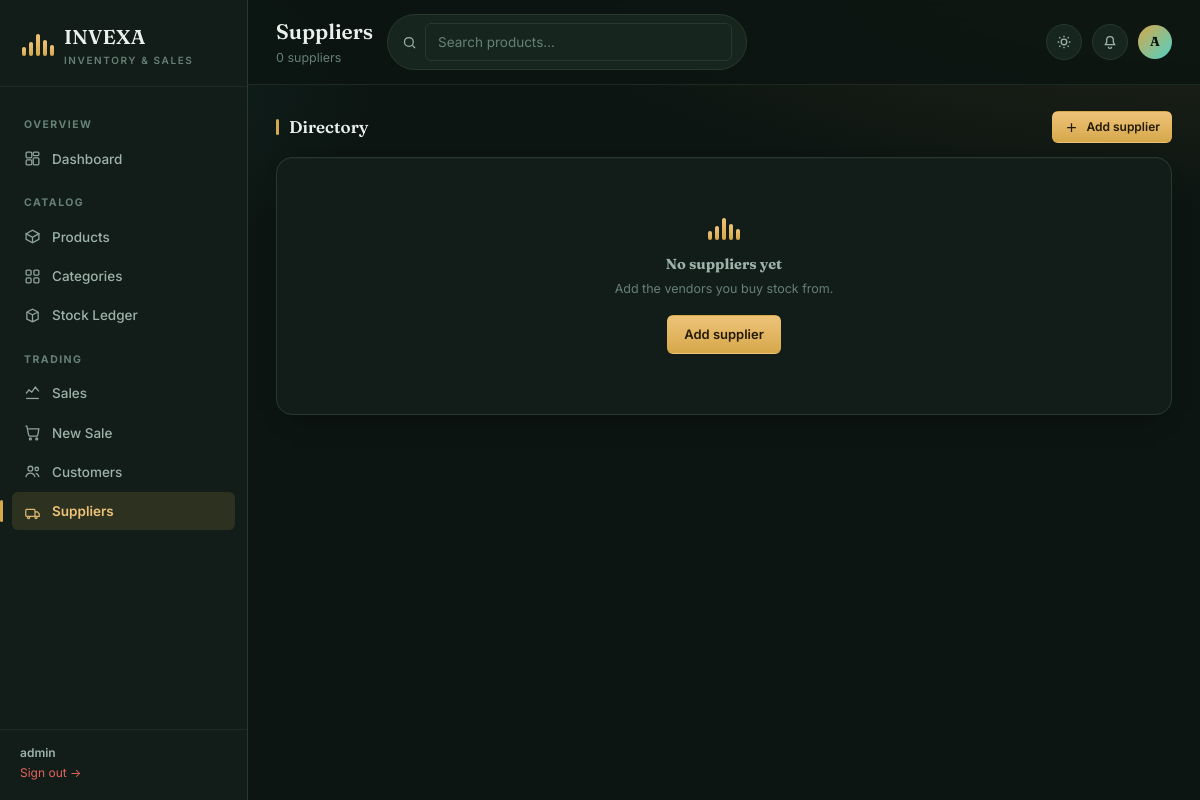
The page /suppliers (signed in) on the database as committed earlier.
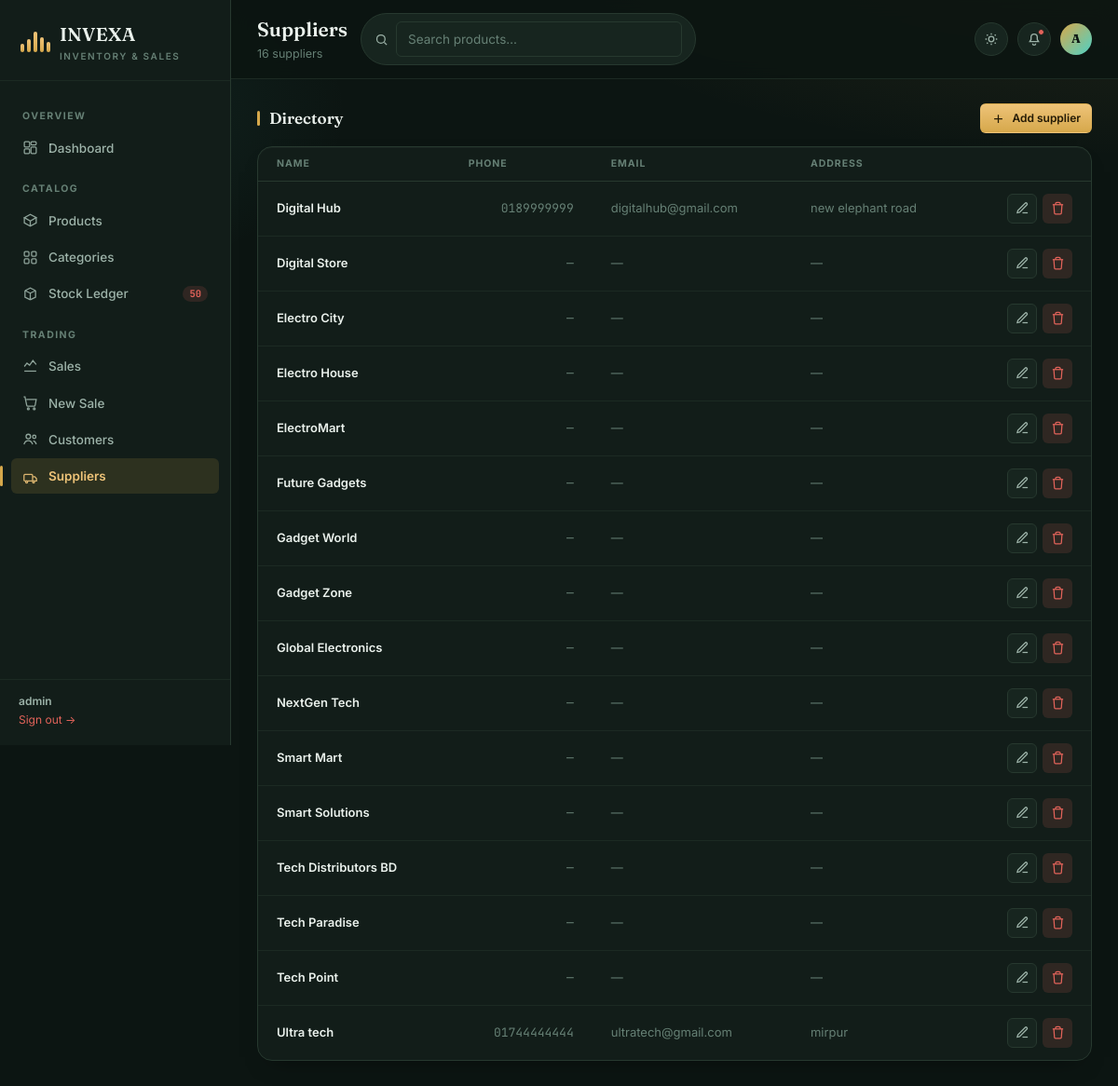
The same page on the database as committed later.
### tables this page shows
CREATE TABLE suppliers (id INTEGER PRIMARY KEY, name TEXT, phone TEXT, email TEXT, address TEXT);

### app.py (the view)
@app.route("/suppliers")
@login_required
def suppliers():
    db = get_db()
    supplier_list = db.execute("SELECT * FROM suppliers ORDER BY name").fetchall()
    return render_template("suppliers.html", suppliers=supplier_list)

### app.py (called while the page is built)
def get_db():
    if "db" not in g:
        g.db = sqlite3.connect(DB_PATH)
        g.db.row_factory = sqlite3.Row
        g.db.execute("PRAGMA foreign_keys = ON")
    return g.db

def login_required(view):
    @wraps(view)
    def wrapped(*args, **kwargs):
        if not session.get("logged_in"):
            return redirect(url_for("login"))
        return view(*args, **kwargs)
    return wrapped

@app.context_processor
def inject_globals():
    low_stock_count = 0
    if session.get("logged_in"):
        db = get_db()
        low_stock_count = db.execute(
            "SELECT COUNT(*) FROM products WHERE quantity <= minimum_stock"
        ).fetchone()[0]
    return {
        "app_name": APP_NAME,
        "current_user": session.get("username"),
        "low_stock_count": low_stock_count,
    }

### templates/suppliers.html (shortened to what this page needs)
{% extends "base.html" %}
{% set active_page = 'suppliers' %}
{% block page_title %}Suppliers{% endblock %}
{% block page_sub %}<p>{{ suppliers|length }} supplier{{ 's' if suppliers|length != 1 }}</p>{% endblock %}
{% block content %}
<div class="section-head" style="margin-top:0;">
  <h2>Directory</h2>
  <a class="btn btn-primary btn-sm" href="{{ url_for('add_supplier') }}">
    <svg viewBox="0 0 24 24" width="14" height="14" fill="none" stroke="currentColor" stroke-width="2"><path d="M12 5v14M5 12h14"/></svg>
    Add supplier
  </a>
</div>
<div class="card">
  {% if suppliers|length > 0 %}
  <div class="table-wrap">
    <table class="ledger">
      <thead><tr><th>Name</th><th>Phone</th><th>Email</th><th>Address</th><th></th></tr></thead>
      <tbody>
        {% for s in suppliers %}
        <tr>
          <td class="row-title">{{ s.name }}</td>
          <td class="muted num">{{ s.phone or '—' }}</td>
          <td class="muted">{{ s.email or '—' }}</td>
          <td class="muted">{{ s.address or '—' }}</td>
          <td>
            <div class="row-actions">
              <a class="btn btn-ghost btn-icon" href="{{ url_for('edit_supplier', supplier_id=s.id) }}" title="Edit">
                <svg viewBox="0 0 24 24" width="14" height="14" fill="none" stroke="currentColor" stroke-width="2"><path d="M12 20h9"/><path d="M16.5 3.5a2.1 2.1 0 013 3L7 19l-4 1 1-4L16.5 3.5z"/></svg>
              </a>
              <form method="post" action="{{ url_for('delete_supplier', supplier_id=s.id) }}" data-confirm="Delete supplier &quot;{{ s.name }}&quot;?">
                <button class="btn btn-danger btn-icon" title="Delete" type="submit">
                  <svg viewBox="0 0 24 24" width="14" height="14" fill="none" stroke="currentColor" stroke-width="2"><path d="M3 6h18"/><path d="M8 6V4a2 2 0 012-2h4a2 2 0 012 2v2m3 0l-1 14a2 2 0 01-2 2H8a2 2 0 01-2-2L5 6"/></svg>
                </button>
              </form>
            </div>
          </td>
        </tr>
        {% endfor %}
      </tbody>
    </table>
  </div>
  {% else %}
  <div class="empty-state">
    <div class="mark"><span></span><span></span><span></span><span></span><span></span></div>
    <h4>No suppliers yet</h4>
    <p>Add the vendors you buy stock from.</p>
    <a class="btn btn-primary" href="{{ url_for('add_supplier') }}">Add supplier</a>
  </div>
  {% endif %}
</div>
{% endblock %}

Rows that differ between the two databases and show on the page:
added suppliers: name "Digital Hub", phone "0189999999", email "digitalhub@gmail.com", address "new elephant road"
added suppliers: name "Digital Store", phone "—", email "—", address "—"
added suppliers: name "Electro City", phone "—", email "—", address "—"
added suppliers: name "Electro House", phone "—", email "—", address "—"
added suppliers: name "ElectroMart", phone "—", email "—", address "—"
added suppliers: name "Future Gadgets", phone "—", email "—", address "—"
added suppliers: name "Gadget World", phone "—", email "—", address "—"
added suppliers: name "Gadget Zone", phone "—", email "—", address "—"
added suppliers: name "Global Electronics", phone "—", email "—", address "—"
added suppliers: name "NextGen Tech", phone "—", email "—", address "—"
added suppliers: name "Smart Mart", phone "—", email "—", address "—"
added suppliers: name "Smart Solutions", phone "—", email "—", address "—"
added suppliers: name "Tech Distributors BD", phone "—", email "—", address "—"
added suppliers: name "Tech Paradise", phone "—", email "—", address "—"
added suppliers: name "Tech Point", phone "—", email "—", address "—"
added suppliers: name "Ultra tech", phone "01744444444", email "ultratech@gmail.com", address "mirpur"
Other text that changed with them:
{{ low_stock_count }}: (not shown) → "50"
{{ suppliers|length }}: "0" → "16"
text no longer shown: "No suppliers yet Add the vendors you buy stock from. Add supplier"
text now shown: "NAME PHONE EMAIL ADDRESS"
